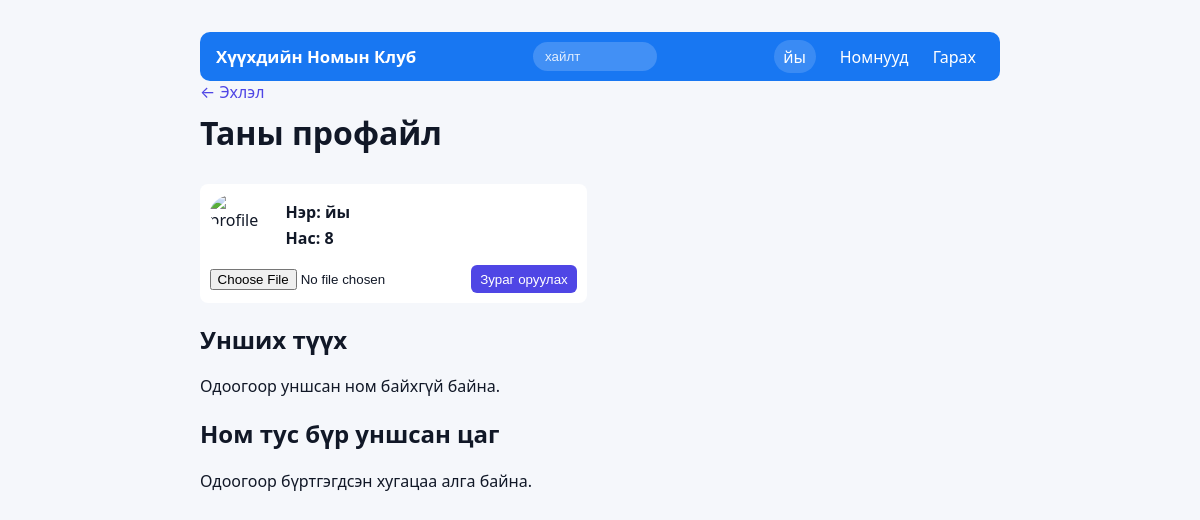
The app's page /profile (signed in), older data.
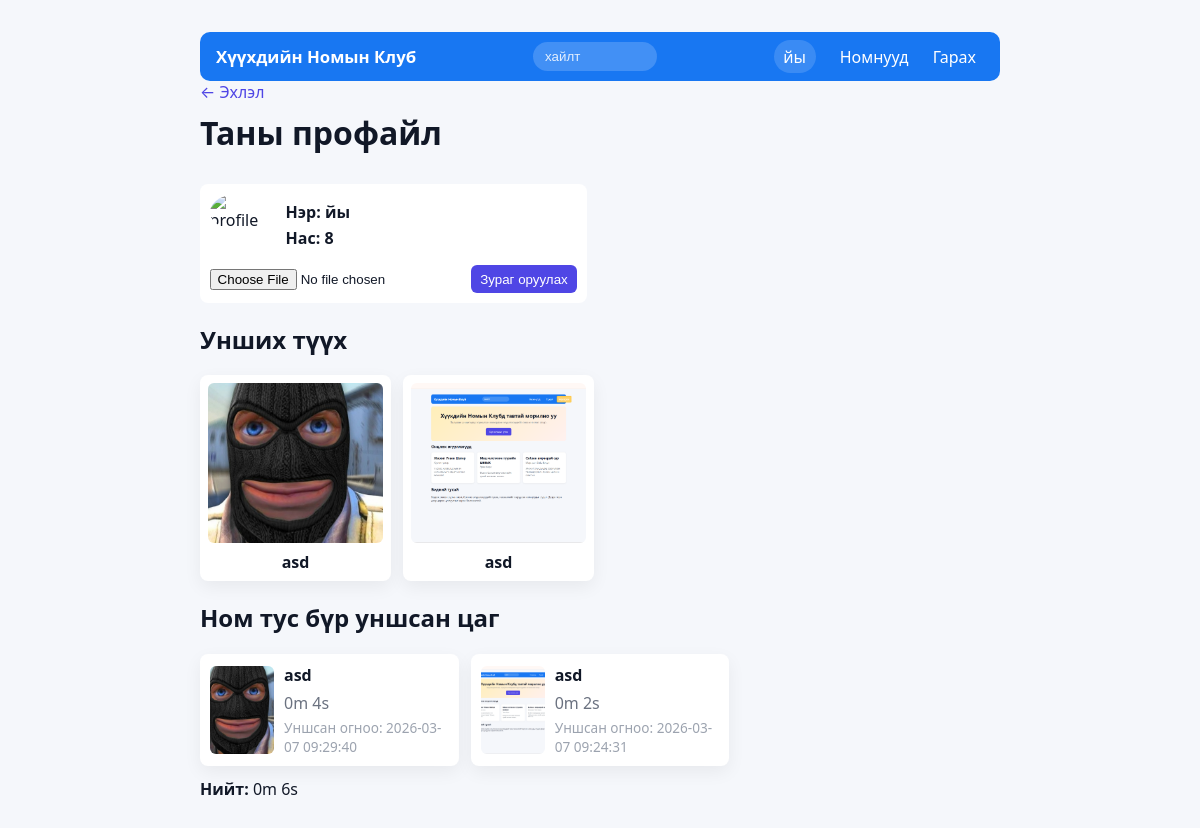
The same page, newer data.
### tables this page shows
CREATE TABLE reading_sessions (
        id INTEGER PRIMARY KEY AUTOINCREMENT,
        user_id INTEGER NOT NULL,
        book_id INTEGER NOT NULL,
        start_time TEXT NOT NULL,
        end_time TEXT,
        duration_seconds INTEGER, started_at INTEGER, ended_at INTEGER,
        FOREIGN KEY (user_id) REFERENCES users(id) ON DELETE CASCADE,
        FOREIGN KEY (book_id) REFERENCES books(id) ON DELETE CASCADE
    );

CREATE TABLE books (
        id INTEGER PRIMARY KEY AUTOINCREMENT,
        title TEXT NOT NULL,
        author TEXT,
        description TEXT
    , image TEXT, category TEXT);

### app.py (the view)
@app.route('/profile')
def profile():
    if not session.get('user_id'):
        flash('Please log in to view your profile.')
        return redirect(url_for('login'))
    user_id = session['user_id']
    conn = get_db_connection()
    rows = conn.execute('''
        SELECT rs.id, rs.book_id, rs.started_at, rs.ended_at, rs.duration_seconds, b.title, b.image as image
        FROM reading_sessions rs
        JOIN (
            SELECT book_id, MAX(started_at) AS max_started
            FROM reading_sessions
            WHERE user_id = ?
            GROUP BY book_id
        ) m ON rs.book_id = m.book_id AND rs.started_at = m.max_started
        LEFT JOIN books b ON b.id = rs.book_id
        WHERE rs.user_id = ?
        ORDER BY rs.started_at DESC
    ''', (user_id, user_id)).fetchall()
    sessions = [dict(r) for r in rows]
    agg = conn.execute('''
        SELECT b.id as book_id, b.title, b.image as image, COALESCE(SUM(rs.duration_seconds),0) as total_seconds,
               MAX(rs.started_at) as last_started
        FROM books b
        LEFT JOIN reading_sessions rs ON rs.book_id = b.id AND rs.user_id = ?
        GROUP BY b.id, b.title, b.image
        HAVING total_seconds > 0
        ORDER BY total_seconds DESC
    ''', (user_id,)).fetchall()
    totals = [dict(r) for r in agg]
    total_overall = sum(r['total_seconds'] for r in totals) if totals else 0
    conn.close()
    return render_template('profile.html', sessions=sessions, totals=totals, total_overall=total_overall)

### app.py (called while the page is built)
def get_db_connection():
    db_path = os.path.join(app.instance_path, 'database.db')
    conn = sqlite3.connect(db_path)
    conn.row_factory = sqlite3.Row
    return conn

@app.template_filter('datetimeformat')
def datetimeformat(value):
    try:
        import datetime
        if value is None:
            return ''
        return datetime.datetime.fromtimestamp(int(value)).strftime('%Y-%m-%d %H:%M:%S')
    except Exception:
        return str(value)

### templates/profile.html (shortened to what this page needs)
<!doctype html>
<html lang="en">
  <head>
    <link rel="stylesheet" href="/static/style.css">
  </head>
  <body>
    <div class="container">
      <nav class="nav">
        <div class="nav-left"><a href="/" class="logo">Хүүхдийн&nbsp;Номын&nbsp;Клуб</a></div>
        <div class="nav-center">
          <input id="nav-search" class="nav-search" placeholder="хайлт" autocomplete="off" />
        </div>
        <div class="nav-right">
          <span class="profile-pill">{{ session.username }}</span>
          <a href="/books">Номнууд</a>
          <a href="/logout">Гарах</a>
        </div>
      </nav>
      <main>
        <a href="/" class="back">← Эхлэл</a>
        <h1>Таны профайл</h1>
        <div style="margin-top:0.5rem;padding:.6rem;background:var(--card);border-radius:8px;display:inline-block">
          <div style="display:flex;gap:12px;align-items:center">
            <div style="width:64px;height:64px;flex:0 0 64px">
              {% if session.get('user_image') %}
                <img src="{{ url_for('static', filename='uploads/' ~ session.user_image) }}" alt="profile" style="width:64px;height:64px;object-fit:cover;border-radius:50%" />
              {% else %}
                <div style="width:64px;height:64px;background:#f3f4f6;border-radius:50%"></div>
              {% endif %}
            </div>
            <div>
              <div style="font-weight:700">Нэр: <span style="font-weight:600">{{ session.username }}</span></div>
              <div style="color:#111827;margin-top:4px;font-weight:700">Нас: <span style="font-weight:700">{{ session.age }}</span></div>
            </div>
          </div>
          <form method="post" action="/profile/upload" enctype="multipart/form-data" style="margin-top:8px">
            <label style="display:inline-flex;gap:8px;align-items:center">
              <input type="file" name="profile_image" accept="image/*" />
              <button type="submit" style="background:var(--accent);color:#fff;border:none;padding:.4rem .6rem;border-radius:6px;cursor:pointer">Зураг оруулах</button>
            </label>
          </form>
        </div>
        <section style="margin-top:1rem">
          <h2>Унших түүх</h2>
          {% if sessions and sessions|length > 0 %}
            <div class="card-grid" style="display:grid;grid-template-columns:repeat(auto-fill,minmax(160px,1fr));gap:12px;margin-top:8px">
              {% for s in sessions %}
                <div class="card" style="background:var(--card);padding:8px;border-radius:8px;display:flex;flex-direction:column;align-items:center;gap:8px;text-align:center;box-shadow:0 6px 18px rgba(2,6,23,0.06)">
                  {% set img = s.image %}
                  {% if img %}
                    <img src="{{ url_for('static', filename='uploads/' ~ img) }}" alt="{{ s.title }} cover" style="width:100%;height:160px;object-fit:cover;border-radius:6px" />
                  {% else %}
                    <div style="width:100%;height:160px;background:#f3f4f6;border-radius:6px"></div>
                  {% endif %}
                  <div style="font-weight:600">{{ s.title or ('#' ~ s.book_id) }}</div>
                </div>
              {% endfor %}
            </div>
          {% else %}
            <p>Одоогоор уншсан ном байхгүй байна.</p>
          {% endif %}
        </section>
        <section style="margin-top:1rem">
          <h2>Ном тус бүр уншсан цаг</h2>
          {% if totals and totals|length > 0 %}
            <div class="card-grid" style="display:grid;grid-template-columns:repeat(auto-fill,minmax(200px,1fr));gap:12px;margin-top:8px">
              {% for t in totals %}
                <div class="card" style="background:var(--card);padding:10px;border-radius:8px;display:flex;gap:10px;align-items:center;box-shadow:0 6px 18px rgba(2,6,23,0.06)">
                  {% if t.image %}
                    <img src="{{ url_for('static', filename='uploads/' ~ t.image) }}" alt="{{ t.title }} cover" style="width:64px;height:88px;object-fit:cover;border-radius:6px;flex:0 0 64px" />
                  {% else %}
                    <div style="width:64px;height:88px;background:#f3f4f6;border-radius:6px;flex:0 0 64px"></div>
                  {% endif %}
                  <div style="flex:1">
                    <div style="font-weight:600">{{ t.title }}</div>
                    <div style="color:#6b7280;margin-top:6px">{{ (t.total_seconds // 60) }}m {{ (t.total_seconds % 60) }}s</div>
                    {% if t.last_started %}
                      <div style="color:#9ca3af;font-size:.85rem;margin-top:4px">Уншсан огноо: {{ t.last_started|datetimeformat }}</div>
                    {% endif %}
                  </div>
                </div>
              {% endfor %}
            </div>
            <p style="margin-top:12px"><strong>Нийт:</strong> {{ (total_overall // 60) }}m {{ (total_overall % 60) }}s</p>
          {% else %}
            <p>Одоогоор бүртгэгдсэн хугацаа алга байна.</p>
          {% endif %}
        </section>
      </main>
    </div>
  </body>
  </html>

### static/style.css (style rules this page uses)
:root { --bg:#f5f7fb; --card:#ffffff; --accent:#4f46e5; --muted:#6b7280; }
* { box-sizing:border-box }
body { font-family:system-ui,-apple-system,Segoe UI,Roboto,'Helvetica Neue',Arial; background:var(--bg); margin:0; padding:2rem; color:#111827; }
.container { max-width:800px; margin:0 auto; position:relative; }
h1 { margin-top:0 }
.nav { display:flex;justify-content:space-between;align-items:center;padding:.5rem 1rem;border-radius:10px;background:#1877f2;color:white;flex-wrap:nowrap;gap:.5rem;overflow:hidden }
.logo { font-weight:700;color:#fff;text-decoration:none;font-size:1.05rem;white-space:nowrap }
.nav-center { flex:1 1 auto;display:flex;justify-content:center;padding:0 1rem;position:relative;min-width:0 }
.nav-search { flex:0 1 320px;width:320px;max-width:40%;padding:.45rem .75rem;border-radius:20px;border:none;background:rgba(255,255,255,0.18);color:#fff;min-width:0 }
.nav-search::placeholder { color:rgba(255,255,255,0.85) }
.nav-right { display:flex;align-items:center;gap:.5rem }
.nav-right a { color:#fff;text-decoration:none;padding:.35rem .5rem;border-radius:6px }
.profile-pill { background:rgba(255,255,255,0.15);padding:.35rem .6rem;border-radius:999px;color:#fff;margin-right:.5rem }
.container, .nav, .hero, .book-card, .card { position:relative;z-index:1 }
.back { display:inline-block;margin-bottom:.5rem;color:var(--accent);text-decoration:none }

Row changes from the older to the newer data that the page shows:
added reading_sessions: shows a picture, title "asd"
added reading_sessions: shows a picture, title "asd"
added books: image (picture), title "asd", total_seconds "0", total_seconds "4", last_started "2026-03-07 09:29:40"
added books: image (picture), title "asd", total_seconds "0", total_seconds "2", last_started "2026-03-07 09:24:31"
Text that changed along with them:
{{ (total_overall // 60) }}: (not shown) → "0"
{{ (total_overall % 60) }}: (not shown) → "6"
text no longer shown: "Одоогоор уншсан ном байхгүй байна. Одоогоор бүртгэгдсэн хугацаа алга байна."
text now shown: "Нийт: m s"
